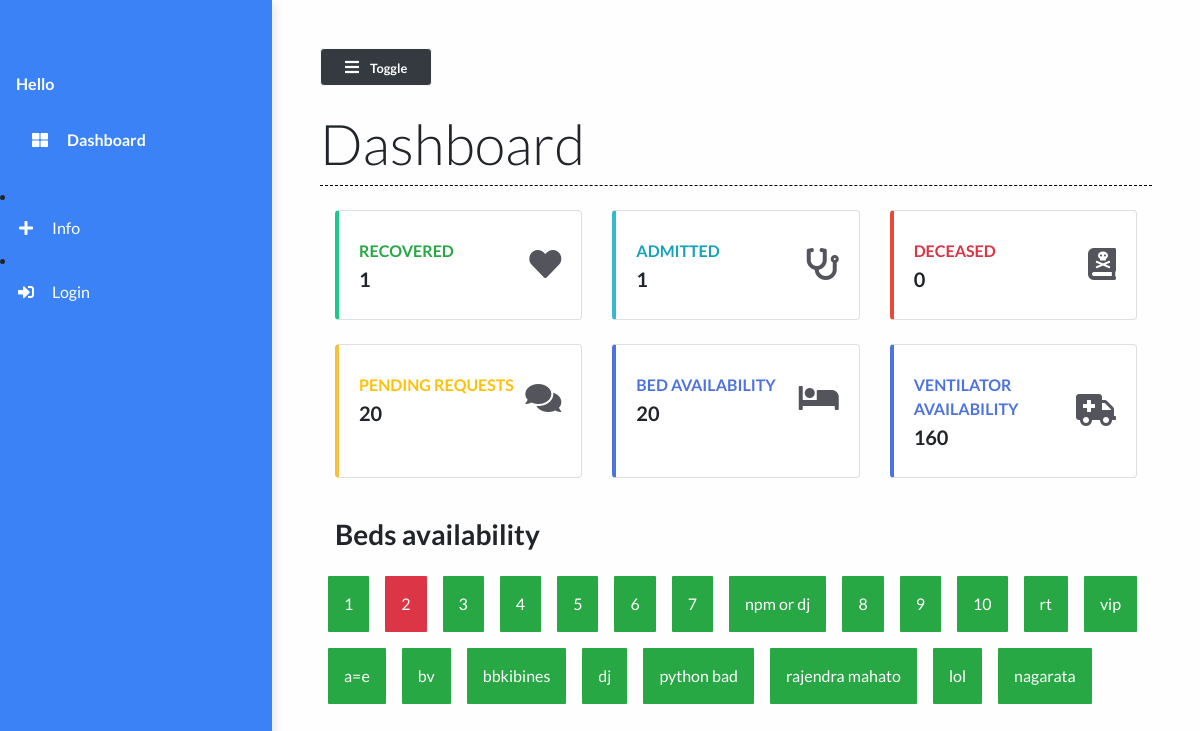
Before: / with the older database file.
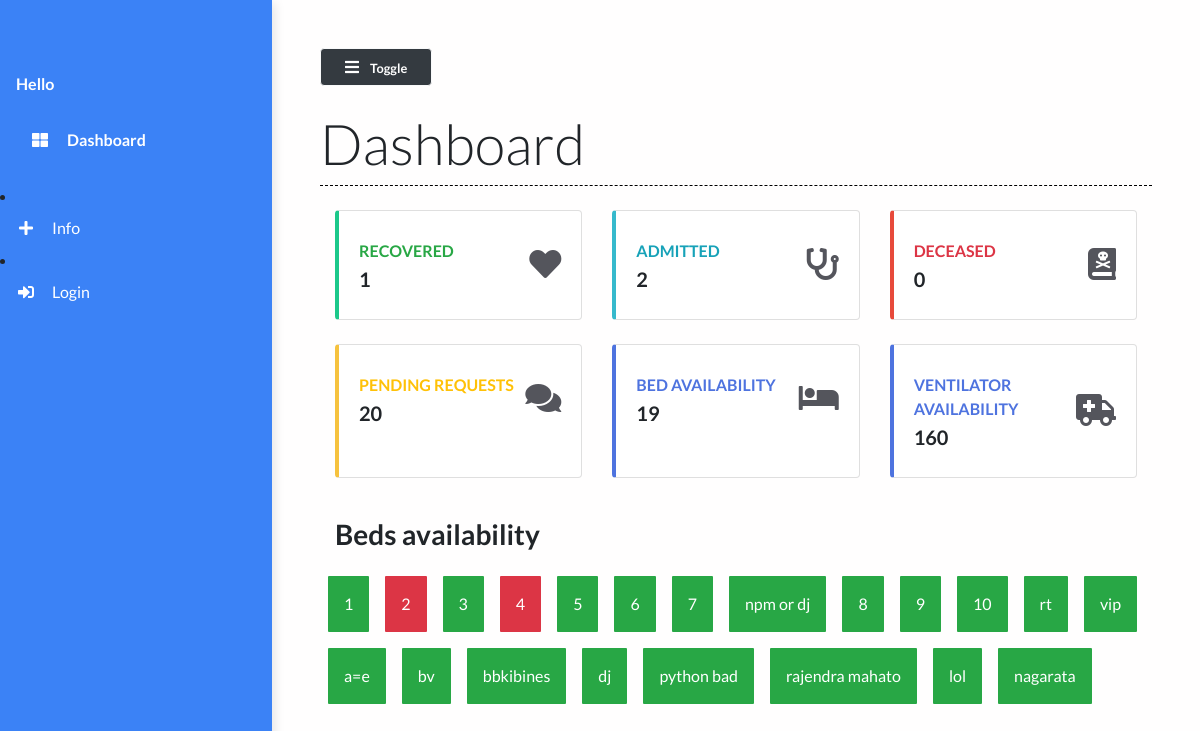
After: the same page with the newer database file.
### main/views.py (the view)
# urls.py: path("", views.dashboard, name="dashboard"),
def dashboard(request):
    patients = Patient.objects.all()
    patient_count = patients.count()
    patients_recovered = Patient.objects.filter(status="Recovered")
    patients_deceased = Patient.objects.filter(status="Deceased")
    deceased_count = patients_deceased.count()
    recovered_count = patients_recovered.count()
    beds = Bed.objects.all()
    beds_available = Bed.objects.filter(occupied=False).count()
    context = {
        'patient_count': patient_count,
        'recovered_count': recovered_count,
        'beds_available': beds_available,
        'deceased_count':deceased_count,
        'beds':beds
    }
    print(patient_count)
    return render(request, 'main/dashboard.html', context)

### main/models.py (called while the page is built)
    def __str__(self):
        return self.bed_number

### main/templates/main/dashboard.html (shortened to what the changed rows need)
{% extends 'main/base.html' %}
{% load static %}
{% block contentTitle %}
    Dashboard
{% endblock contentTitle %}
{% block content %}
    <div class="container-fluid">
        <div class="row">
            <div class="col-xl-4 col-md-6 col-sm-12 mb-4">
                <div class="card border-left-info shadow h-100 py-2">
                    <div class="card-body">
                        <div class="row no-gutters align-items-center">
                            <div class="col mr-2">
                                <div class="text-xs font-weight-bold text-info text-uppercase mb-1">
                                    Admitted</div>
                                <div class="h5 mb-0 font-weight-bold text-gray-800">{{ patient_count }}</div>
                            </div>
                        </div>
                    </div>
                </div>
            </div>
            <div class="col-xl-4 col-md-6 col-sm-12 mb-4">
                <div class="card border-left-primary shadow h-100 py-2">
                    <div class="card-body">
                        <div class="row no-gutters align-items-center">
                            <div class="col mr-2">
                                <div class="text-xs font-weight-bold text-blue text-uppercase mb-1">
                                    Bed availability</div>
                                <div class="h5 mb-0 font-weight-bold text-gray-800">{{beds_available}}</div>
                            </div>
                        </div>
                    </div>
                </div>
            </div>
        </div>
    </div>
{% endblock content %}

Changed rows visible on the page:
changed Bed (number 4 of 21 on the later page): occupied False → True (drawn)
Other visible differences:
{{ patient_count }}: "1" → "2"
{{ beds_available }}: "20" → "19"
